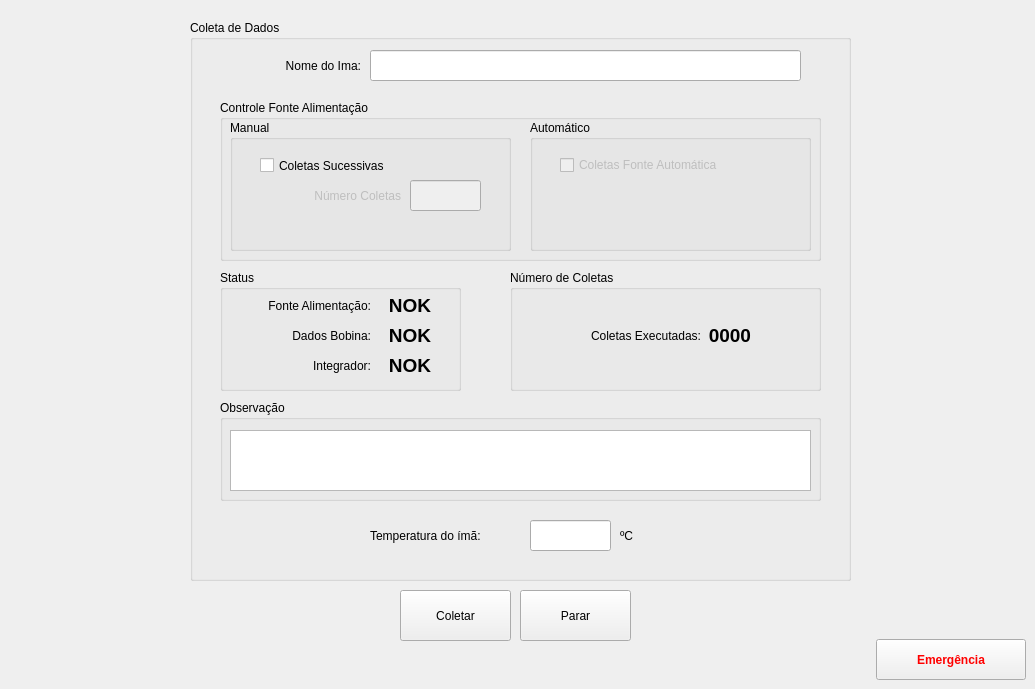
    <widget class="QWidget" name="tab_11">
     <attribute name="title">
      <string>Coletas</string>
     </attribute>
     <widget class="QGroupBox" name="groupBox_16">
      <property name="geometry">
       <rect>
        <x>190</x>
        <y>20</y>
        <width>661</width>
        <height>561</height>
       </rect>
      </property>
      <property name="title">
       <string>Coleta de Dados</string>
      </property>
      <widget class="QLineEdit" name="Nome_Ima">
       <property name="geometry">
        <rect>
         <x>180</x>
         <y>30</y>
         <width>431</width>
         <height>31</height>
        </rect>
       </property>
       <property name="text">
        <string/>
       </property>
      </widget>
      <widget class="QLabel" name="label_134">
       <property name="geometry">
        <rect>
         <x>40</x>
         <y>30</y>
         <width>131</width>
         <height>31</height>
        </rect>
       </property>
       <property name="text">
        <string>Nome do Ima:</string>
       </property>
       <property name="alignment">
        <set>Qt::AlignRight|Qt::AlignTrailing|Qt::AlignVCenter</set>
       </property>
      </widget>
      <widget class="QGroupBox" name="groupBox_10">
       <property name="geometry">
        <rect>
         <x>30</x>
         <y>250</y>
         <width>241</width>
         <height>121</height>
        </rect>
       </property>
       <property name="title">
        <string>Status</string>
       </property>
       <widget class="QLabel" name="label_129">
        <property name="geometry">
         <rect>
          <x>10</x>
          <y>20</y>
          <width>141</width>
          <height>31</height>
         </rect>
        </property>
        <property name="text">
         <string>Fonte Alimentação:</string>
        </property>
        <property name="alignment">
         <set>Qt::AlignRight|Qt::AlignTrailing|Qt::AlignVCenter</set>
        </property>
       </widget>
       <widget class="QLabel" name="label_130">
        <property name="geometry">
         <rect>
          <x>50</x>
          <y>80</y>
          <width>101</width>
          <height>31</height>
         </rect>
        </property>
        <property name="text">
         <string>Integrador:</string>
        </property>
        <property name="alignment">
         <set>Qt::AlignRight|Qt::AlignTrailing|Qt::AlignVCenter</set>
        </property>
       </widget>
       <widget class="QLabel" name="label_131">
        <property name="geometry">
         <rect>
          <x>10</x>
          <y>50</y>
          <width>141</width>
          <height>31</height>
         </rect>
        </property>
        <property name="text">
         <string>Dados Bobina:</string>
        </property>
        <property name="alignment">
         <set>Qt::AlignRight|Qt::AlignTrailing|Qt::AlignVCenter</set>
        </property>
       </widget>
       <widget class="QLabel" name="label_135">
        <property name="geometry">
         <rect>
          <x>160</x>
          <y>20</y>
          <width>51</width>
          <height>31</height>
         </rect>
        </property>
        <property name="font">
         <font>
          <pointsize>14</pointsize>
          <weight>75</weight>
          <bold>true</bold>
         </font>
        </property>
        <property name="layoutDirection">
         <enum>Qt::RightToLeft</enum>
        </property>
        <property name="text">
         <string>NOK</string>
        </property>
        <property name="alignment">
         <set>Qt::AlignRight|Qt::AlignTrailing|Qt::AlignVCenter</set>
        </property>
       </widget>
       <widget class="QLabel" name="label_136">
        <property name="geometry">
         <rect>
          <x>160</x>
          <y>50</y>
          <width>51</width>
          <height>31</height>
         </rect>
        </property>
        <property name="font">
         <font>
          <pointsize>14</pointsize>
          <weight>75</weight>
          <bold>true</bold>
         </font>
        </property>
        <property name="layoutDirection">
         <enum>Qt::RightToLeft</enum>
        </property>
        <property name="text">
         <string>NOK</string>
        </property>
        <property name="alignment">
         <set>Qt::AlignRight|Qt::AlignTrailing|Qt::AlignVCenter</set>
        </property>
       </widget>
       <widget class="QLabel" name="label_137">
        <property name="geometry">
         <rect>
          <x>160</x>
          <y>80</y>
          <width>51</width>
          <height>31</height>
         </rect>
        </property>
        <property name="font">
         <font>
          <pointsize>14</pointsize>
          <weight>75</weight>
          <bold>true</bold>
         </font>
        </property>
        <property name="layoutDirection">
         <enum>Qt::RightToLeft</enum>
        </property>
        <property name="text">
         <string>NOK</string>
        </property>
        <property name="alignment">
         <set>Qt::AlignRight|Qt::AlignTrailing|Qt::AlignVCenter</set>
        </property>
       </widget>
      </widget>
      <widget class="QGroupBox" name="groupBox_22">
       <property name="geometry">
        <rect>
         <x>320</x>
         <y>250</y>
         <width>311</width>
         <height>121</height>
        </rect>
       </property>
       <property name="title">
        <string>Número de Coletas</string>
       </property>
       <widget class="QLabel" name="label_138">
        <property name="geometry">
         <rect>
          <x>190</x>
          <y>50</y>
          <width>51</width>
          <height>31</height>
         </rect>
        </property>
        <property name="font">
         <font>
          <pointsize>14</pointsize>
          <weight>75</weight>
          <bold>true</bold>
         </font>
        </property>
        <property name="layoutDirection">
         <enum>Qt::LeftToRight</enum>
        </property>
        <property name="text">
         <string>0000</string>
        </property>
        <property name="alignment">
         <set>Qt::AlignRight|Qt::AlignTrailing|Qt::AlignVCenter</set>
        </property>
       </widget>
       <widget class="QLabel" name="label_139">
        <property name="geometry">
         <rect>
          <x>50</x>
          <y>50</y>
          <width>141</width>
          <height>31</height>
         </rect>
        </property>
        <property name="text">
         <string>Coletas Executadas:</string>
        </property>
        <property name="alignment">
         <set>Qt::AlignRight|Qt::AlignTrailing|Qt::AlignVCenter</set>
        </property>
       </widget>
      </widget>
      <widget class="QGroupBox" name="groupBox_11">
       <property name="geometry">
        <rect>
         <x>30</x>
         <y>80</y>
         <width>601</width>
         <height>161</height>
        </rect>
       </property>
       <property name="title">
        <string>Controle Fonte Alimentação</string>
       </property>
       <widget class="QGroupBox" name="groupBox_21">
        <property name="geometry">
         <rect>
          <x>10</x>
          <y>20</y>
          <width>281</width>
          <height>131</height>
         </rect>
        </property>
        <property name="title">
         <string>Manual</string>
        </property>
        <widget class="QLineEdit" name="N_Coletas_Manual">
         <property name="enabled">
          <bool>false</bool>
         </property>
         <property name="geometry">
          <rect>
           <x>180</x>
           <y>60</y>
           <width>71</width>
           <height>31</height>
          </rect>
         </property>
        </widget>
        <widget class="QLabel" name="label_22">
         <property name="enabled">
          <bool>false</bool>
         </property>
         <property name="geometry">
          <rect>
           <x>50</x>
           <y>60</y>
           <width>121</width>
           <height>31</height>
          </rect>
         </property>
         <property name="text">
          <string>Número Coletas</string>
         </property>
         <property name="alignment">
          <set>Qt::AlignRight|Qt::AlignTrailing|Qt::AlignVCenter</set>
         </property>
        </widget>
        <widget class="QCheckBox" name="C_Sucessivas">
         <property name="geometry">
          <rect>
           <x>30</x>
           <y>30</y>
           <width>161</width>
           <height>31</height>
          </rect>
         </property>
         <property name="text">
          <string>Coletas Sucessivas</string>
         </property>
        </widget>
       </widget>
       <widget class="QGroupBox" name="groupBox_20">
        <property name="geometry">
         <rect>
          <x>310</x>
          <y>20</y>
          <width>281</width>
          <height>131</height>
         </rect>
        </property>
        <property name="title">
         <string>Automático</string>
        </property>
        <widget class="QCheckBox" name="Chk_Auto">
         <property name="enabled">
          <bool>false</bool>
         </property>
         <property name="geometry">
          <rect>
           <x>30</x>
           <y>30</y>
           <width>211</width>
           <height>30</height>
          </rect>
         </property>
         <property name="text">
          <string>Coletas Fonte Automática</string>
         </property>
        </widget>
       </widget>
      </widget>
      <widget class="QGroupBox" name="groupBox_23">
       <property name="geometry">
        <rect>
         <x>30</x>
         <y>380</y>
         <width>601</width>
         <height>101</height>
        </rect>
       </property>
       <property name="title">
        <string>Observação</string>
       </property>
       <widget class="QTextEdit" name="observacao">
        <property name="geometry">
         <rect>
          <x>10</x>
          <y>30</y>
          <width>581</width>
          <height>61</height>
         </rect>
        </property>
       </widget>
      </widget>
      <widget class="QLabel" name="label_166">
       <property name="geometry">
        <rect>
         <x>180</x>
         <y>500</y>
         <width>211</width>
         <height>31</height>
        </rect>
       </property>
       <property name="text">
        <string>Temperatura do ímã:</string>
       </property>
      </widget>
      <widget class="QLabel" name="label_165">
       <property name="geometry">
        <rect>
         <x>430</x>
         <y>500</y>
         <width>61</width>
         <height>31</height>
        </rect>
       </property>
       <property name="text">
        <string>ºC</string>
       </property>
      </widget>
      <widget class="QLineEdit" name="tempLine">
       <property name="geometry">
        <rect>
         <x>340</x>
         <y>500</y>
         <width>81</width>
         <height>31</height>
        </rect>
       </property>
      </widget>
     </widget>
     <widget class="QPushButton" name="coletar">
      <property name="enabled">
       <bool>true</bool>
      </property>
      <property name="geometry">
       <rect>
        <x>400</x>
        <y>590</y>
        <width>111</width>
        <height>51</height>
       </rect>
      </property>
      <property name="cursor">
       <cursorShape>ArrowCursor</cursorShape>
      </property>
      <property name="text">
       <string>Coletar</string>
      </property>
      <property name="icon">
       <iconset>
        <normaloff>imagens/play1.png</normaloff>imagens/play1.png</iconset>
      </property>
      <property name="iconSize">
       <size>
        <width>30</width>
        <height>30</height>
       </size>
      </property>
     </widget>
     <widget class="QPushButton" name="Emergencia_8">
      <property name="geometry">
       <rect>
        <x>876</x>
        <y>639</y>
        <width>150</width>
        <height>41</height>
       </rect>
      </property>
      <property name="palette">
       <palette>
        <active>
         <colorrole role="ButtonText">
          <brush brushstyle="SolidPattern">
           <color alpha="255">
            <red>255</red>
            <green>0</green>
            <blue>0</blue>
           </color>
          </brush>
         </colorrole>
        </active>
        <inactive>
         <colorrole role="ButtonText">
          <brush brushstyle="SolidPattern">
           <color alpha="255">
            <red>255</red>
            <green>0</green>
            <blue>0</blue>
           </color>
          </brush>
         </colorrole>
        </inactive>
        <disabled>
         <colorrole role="ButtonText">
          <brush brushstyle="SolidPattern">
           <color alpha="255">
            <red>120</red>
            <green>120</green>
            <blue>120</blue>
           </color>
          </brush>
         </colorrole>
        </disabled>
       </palette>
      </property>
      <property name="font">
       <font>
        <weight>75</weight>
        <bold>true</bold>
       </font>
      </property>
      <property name="text">
       <string>Emergência</string>
      </property>
      <property name="icon">
       <iconset>
        <normaloff>imagens/emergency_icon_01.png</normaloff>imagens/emergency_icon_01.png</iconset>
      </property>
      <property name="iconSize">
       <size>
        <width>35</width>
        <height>35</height>
       </size>
      </property>
     </widget>
     <widget class="QPushButton" name="Parar_3">
      <property name="geometry">
       <rect>
        <x>520</x>
        <y>590</y>
        <width>111</width>
        <height>51</height>
       </rect>
      </property>
      <property name="text">
       <string>Parar</string>
      </property>
      <property name="icon">
       <iconset>
        <normaloff>imagens/stop.png</normaloff>imagens/stop.png</iconset>
      </property>
      <property name="iconSize">
       <size>
        <width>40</width>
        <height>40</height>
       </size>
      </property>
     </widget>
    </widget>
